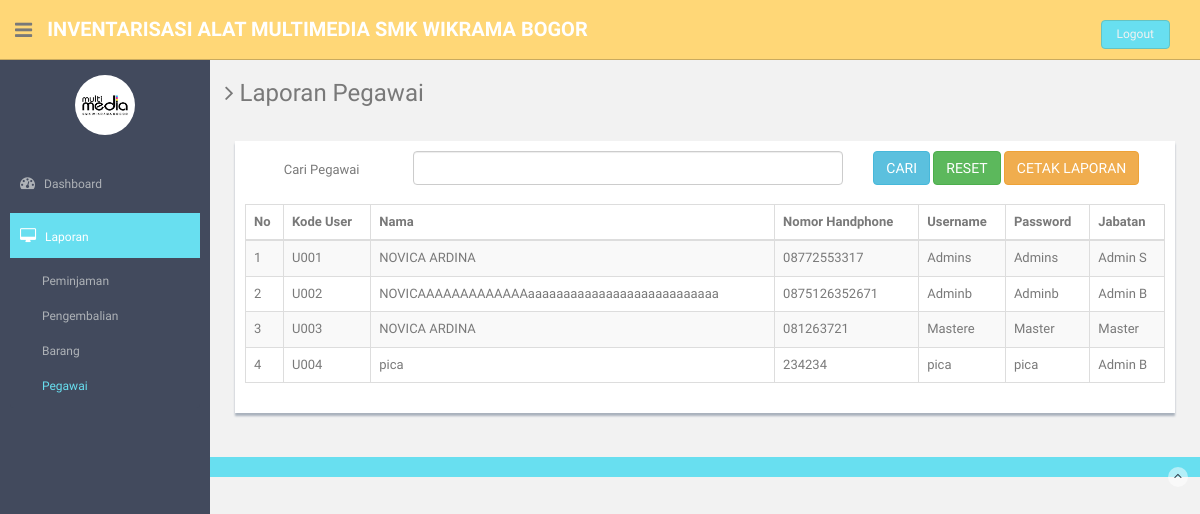
The app's page /lpegawai.php (signed in) with its own data.
### tables this page shows
CREATE TABLE `user` (
  `id` varchar(10) NOT NULL,
  `name` varchar(45) DEFAULT NULL,
  `nohp` varchar(15) DEFAULT NULL,
  `username` varchar(45) NOT NULL,
  `password` varchar(45) NOT NULL,
  `level` enum('Admin S','Admin B','Master') DEFAULT NULL
);

### oop.php (called while the page is built, shortened)
<?php
class oop {
	function tampil($koneksi, $table){
		$sql = "SELECT * FROM $table";
		$query = mysqli_query($koneksi, $sql);
		if($query){
		while ($data = mysqli_fetch_array($query))
			$isi[] = $data;
		}
		return @$isi;
	}
}
?>

### lpegawai.php (the view, shortened to what this page needs)
<?php
include "koneksi.php";
include "oop.php";
$perintah = new oop();
?>
<!DOCTYPE html>
<form method="post">
<html lang="en">
  <head>
    <link href="assets/css/bootstrap.css" rel="stylesheet">
    <link href="assets/font-awesome/css/font-awesome.css" rel="stylesheet" />
    <link rel="stylesheet" type="text/css" href="assets/css/zabuto_calendar.css">
    <link rel="stylesheet" type="text/css" href="assets/js/gritter/css/jquery.gritter.css" />
    <link rel="stylesheet" type="text/css" href="assets/lineicons/style.css">
    <link href="assets/css/style.css" rel="stylesheet">
    <link href="assets/css/style-responsive.css" rel="stylesheet">
  </head>
  <body>
  <section id="container" >
      <header class="header black-bg">
              <div class="sidebar-toggle-box">
                  <div class="fa fa-bars tooltips" data-placement="right" data-original-title="Toggle Navigation"></div>
              </div>
            <a href="master.php" class="logo"><b>Inventarisasi Alat Multimedia SMK WIKRAMA BOGOR</b></a>
            <div class="top-menu">
              <ul class="nav pull-right top-menu">
                    <li><a class="logout" href="logout.php" onclick="return confirm('Yakin ingin Logout?')">Logout</a></li>
              </ul>
            </div>
        </header>
      <aside>
          <div id="sidebar"  class="nav-collapse ">
              <ul class="sidebar-menu" id="nav-accordion">
                  <p class="centered"><a href="profile.html"><img src="assets/img/logo.jpg" class="img-circle" width="60"></a></p>
                  <li class="mt">
                      <a href="master.php">
                          <i class="fa fa-dashboard"></i>
                          <span>Dashboard</span>
                      </a>
                  </li>
                  <li class="sub-menu">
                      <a href="javascript:;" class="active">
                          <i class="fa fa-desktop"></i>
                          <span>Laporan</span>
                      </a>
                      <ul class="sub">
                          <li><a href="lpeminjaman.php">Peminjaman</a></li>
                          <li><a  href="lpengembalian.php">Pengembalian</a></li>
                          <li><a  href="lbarang.php">Barang</a></li>
                          <li  class="active"><a  href="lpegawai.php">Pegawai</a></li>
                      </ul>
                  </li>
              </ul>
          </div>
      </aside>
      <section id="main-content">
        <section class="wrapper">
          <h3><i class="fa fa-angle-right"></i> Laporan Pegawai</h3>
          <div class="row mt">
            <div class="col-lg-12">
            <div class="form-panel">
              <form class="form-horizontal style-form" method="post" enctype="multipart/form-data">
                  <div class="form-group">
                       <label class="col-sm-2 col-sm-2 control-label" style="text-align: center; margin-top: 10px;">Cari Pegawai</label>
                        <div class="col-sm-6">
                           <input type="text" class="form-control" name="carr">
                        </div>
                        <div class="col-sm-4">
                           <input class="btn btn-info" type="submit" name="carii" value="CARI">
                           <a class="btn btn-success" href="lpegawai.php">RESET</a>
                           <a class="btn btn-warning" href="laporanuser.php">CETAK LAPORAN</a>
                        </div>
                  </div>
              </form>
              <br>
              <section id="unseen">
                <br>
                <table id="tbuser" class="table table-striped table-bordered" cellspacing="0" width="100%">
                  <thead>
                  <tr>
                      <th>No</th>
                      <th>Kode User</th>
                      <th>Nama</th>
                      <th>Nomor Handphone</th>
                      <th>Username</th>
                      <th>Password</th>
                      <th>Jabatan</th>
                  </tr>
                  </thead>
                  <tbody>
                    <?php
                    $tampil = $perintah->tampil($koneksi, "user".@$where);
                    $no = 0;
                    if (is_null($tampil)) {
                      echo "<tr>
                      <td colspan = '11'>Belum ada data</td>
                      </tr>";
                    }else{
                    foreach ($tampil as $field) {
                    $no++;
                    ?>
                  <tr>
                      <td><?php echo $no; ?></td>
                      <td><?php echo $field['id']; ?></td>
                      <td><?php echo $field['name']; ?></td>
                      <td><?php echo $field['nohp']; ?></td>
                      <td><?php echo $field['username']; ?></td>
                      <td><?php echo $field['password']; ?></td>
                      <td><?php echo $field['level']; ?></td>
                  </tr>
                    <?php }} ?>
                  </tbody>
              </table>
              </section>
            </div>
            </div>
          </div>
        </section>
      </section>
      <footer class="site-footer">
          <div class="text-center">
              <a href="lpegawai.php#" class="go-top">
                  <i class="fa fa-angle-up"></i>
              </a>
          </div>
      </footer>
  </section>
  </body>
</html>
</form>

### assets/css/style.css (style rules this page uses)
body { color: #797979; background: #f2f2f2; font-family: 'Ruda', sans-serif; padding: 0px !important; margin: 0px !important; font-size:13px; }
ul li { list-style: none; }
a, a:hover, a:focus { text-decoration: none; outline: none; }
#container { width: 100%; height: 100%; }
.centered { text-align: center; }
.mt { margin-top: 25px; }
ul.top-menu > li > .logout { color: #f2f2f2; font-size: 12px; border-radius: 4px; -webkit-border-radius: 4px; border: 1px solid #64c3c2 !important; padding: 5px 15px; margin-right: 15px; background: #68dff0; margin-top: 20px; }
#sidebar { width: 210px; height: 100%; position: fixed; background: #424a5d; }
#sidebar ul li { position: relative; }
#sidebar .sub-menu > .sub li { padding-left: 32px; }
#sidebar .sub-menu > .sub li:last-child { padding-bottom: 10px; }
ul.sidebar-menu , ul.sidebar-menu li ul.sub { margin: -2px 0 0; padding: 0; }
ul.sidebar-menu { margin-top: 75px; }
#sidebar > ul > li > ul.sub { display: none; }
#sidebar > ul > li.active > ul.sub, #sidebar > ul > li > ul.sub > li > a { display: block; }
ul.sidebar-menu li ul.sub li { background: #424a5d; margin-bottom: 0; margin-left: 0; margin-right: 0; }
ul.sidebar-menu li ul.sub li:last-child { border-radius: 0 0 4px 4px; -webkit-border-radius: 0 0 4px 4px; }
ul.sidebar-menu li ul.sub li a { font-size: 12px; padding: 6px 0; line-height: 35px; height: 35px; -webkit-transition: all 0.3s ease; -moz-transition: all 0.3s ease; -o-transition: all 0.3s ease; -ms-transition: all 0.3s ease; transition: all 0.3s ease; color: #aeb2b7; }
ul.sidebar-menu li ul.sub li.active a { color: #68dff0; -webkit-transition: all 0.3s ease; -moz-transition: all 0.3s ease; -o-transition: all 0.3s ease; -ms-transition: all 0.3s ease; transition: all 0.3s ease; display: block; }
ul.sidebar-menu li { margin-bottom: 5px; margin-left:10px; margin-right:10px; }
ul.sidebar-menu li.sub-menu { line-height: 15px; }
ul.sidebar-menu li a span { display: inline-block; }
ul.sidebar-menu li a { color: #aeb2b7; text-decoration: none; display: block; padding: 15px 0 15px 10px; font-size: 12px; outline: none; -webkit-transition: all 0.3s ease; -moz-transition: all 0.3s ease; -o-transition: all 0.3s ease; -ms-transition: all 0.3s ease; transition: all 0.3s ease; }
ul.sidebar-menu li a.active, ul.sidebar-menu li a:hover, ul.sidebar-menu li a:focus { background: #68dff0; color: #fff; display: block; -webkit-transition: all 0.3s ease; -moz-transition: all 0.3s ease; -o-transition: all 0.3s ease; -ms-transition: all 0.3s ease; transition: all 0.3s ease; }
ul.sidebar-menu li a i { font-size: 15px; padding-right: 6px; }
ul.sidebar-menu li a.active i { color: #fff; }
#main-content { margin-left: 210px; }
.header, .footer { min-height: 60px; padding: 0 15px; }
.header { position: fixed; left: 0; right: 0; z-index: 1002; }
.black-bg { background: #ffd777; border-bottom: 1px solid #c9aa5f; }
.wrapper { display: inline-block; margin-top: 60px; padding-left: 15px; padding-right: 15px; padding-bottom: 15px; padding-top: 0px; width: 100%; }
a.logo { font-size: 20px; color: #ffffff; float: left; margin-top: 15px; text-transform: uppercase; }
a.logo b { font-weight: 900; }
#top_menu .nav > li, ul.top-menu > li { float: left; }
ul.top-menu > li > a { color: #666666; font-size: 16px; border-radius: 4px; -webkit-border-radius: 4px; border:1px solid #666666 !important; padding: 2px 6px; margin-right: 15px; }
.sidebar-toggle-box { float: left; padding-right: 15px; margin-top: 20px; }
.sidebar-toggle-box .fa-bars { cursor: pointer; display: inline-block; font-size: 20px; }
.form-panel { background: #ffffff; margin: 10px; padding: 10px; box-shadow: 0px 3px 2px #aab2bd; text-align: left; }
label { font-weight: 400; }
.site-footer { background: #68dff0; color: #fff; padding: 10px 0; }
.go-top { margin-right: 1%; float: right; background: rgba(255,255,255,.5); width: 20px; height: 20px; border-radius: 50%; -webkit-border-radius: 50%; }
.go-top i { color: #2A3542; }

### records on screen
user: id "U001", name "NOVICA ARDINA", nohp "08772553317", username "Admins", password "Admins", level "Admin S"
user: id "U002", name "NOVICAAAAAAAAAAAAAaaaaaaaaaaaaaaaaaaaaaaaaaaa", nohp "0875126352671", username "Adminb", password "Adminb", level "Admin B"
user: id "U003", name "NOVICA ARDINA", nohp "081263721", username "Mastere", password "Master", level "Master"
user: id "U004", name "pica", nohp "234234", username "pica", password "pica", level "Admin B"
